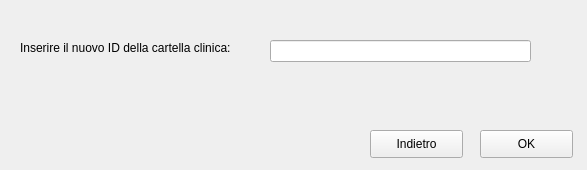
<?xml version="1.0" encoding="UTF-8"?>
<ui version="4.0">
 <class>Form</class>
 <widget class="QWidget" name="Form">
  <property name="geometry">
   <rect>
    <x>0</x>
    <y>0</y>
    <width>587</width>
    <height>170</height>
   </rect>
  </property>
  <property name="windowTitle">
   <string>Modifica Id Cartella Clinica</string>
  </property>
  <widget class="QLabel" name="label">
   <property name="geometry">
    <rect>
     <x>20</x>
     <y>40</y>
     <width>241</width>
     <height>16</height>
    </rect>
   </property>
   <property name="text">
    <string>Inserire il nuovo ID della cartella clinica:</string>
   </property>
  </widget>
  <widget class="QLineEdit" name="lineEdit">
   <property name="geometry">
    <rect>
     <x>270</x>
     <y>40</y>
     <width>261</width>
     <height>22</height>
    </rect>
   </property>
  </widget>
  <widget class="QPushButton" name="pushButton">
   <property name="geometry">
    <rect>
     <x>480</x>
     <y>130</y>
     <width>93</width>
     <height>28</height>
    </rect>
   </property>
   <property name="text">
    <string>OK</string>
   </property>
  </widget>
  <widget class="QPushButton" name="pushButton_2">
   <property name="geometry">
    <rect>
     <x>370</x>
     <y>130</y>
     <width>93</width>
     <height>28</height>
    </rect>
   </property>
   <property name="text">
    <string>Indietro</string>
   </property>
  </widget>
 </widget>
 <resources/>
 <connections/>
</ui>
